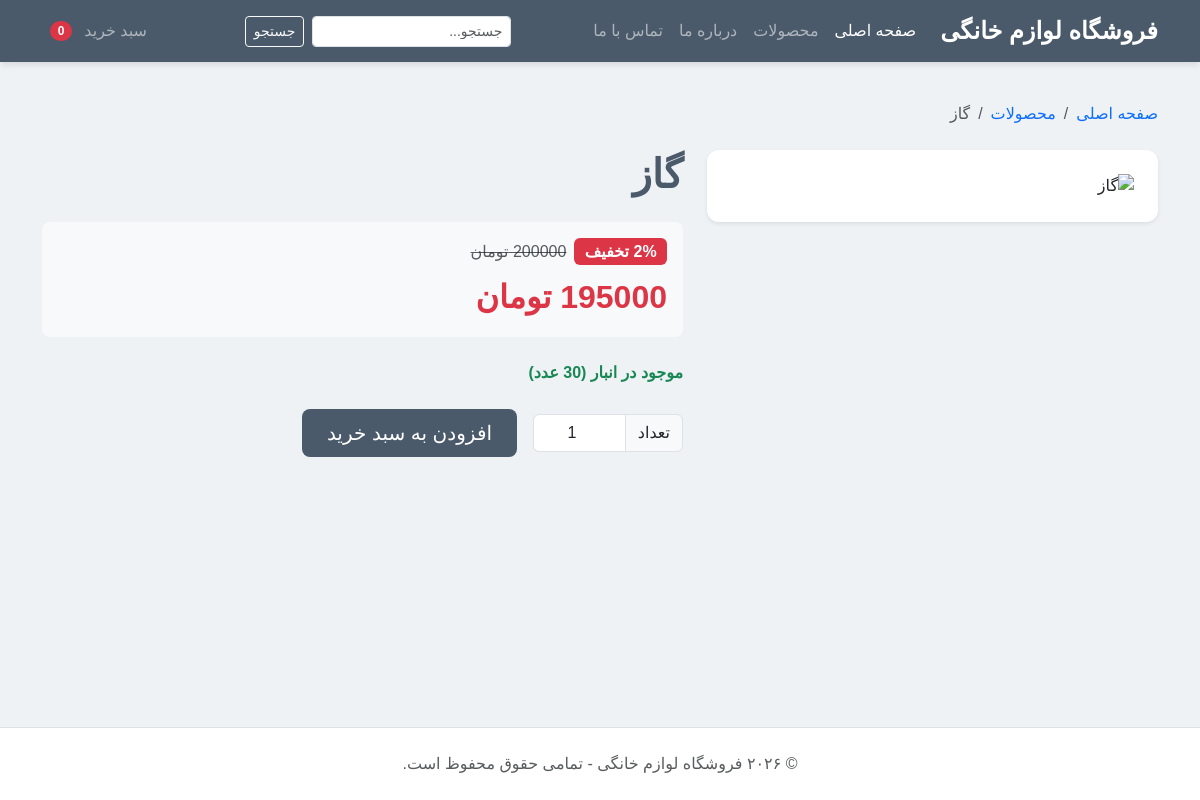
Page /gaz/ on the committed database.
### shop/models.py (models this page shows, shortened)
class Product(models.Model):
    name = models.CharField(max_length=200)
    slug = models.SlugField(max_length=200, unique=True)
    image = CloudinaryField('image', blank=True, null=True)
    description = models.TextField(blank=True)
    price = models.DecimalField(
        max_digits=10,
        decimal_places=2,
        validators=[MinValueValidator(0)]
    )
    discount_price = models.DecimalField(
        max_digits=10,
        decimal_places=2,
        blank=True,
        null=True
    )
    stock = models.PositiveIntegerField(default=0)
    available = models.BooleanField(default=True)
    created = models.DateTimeField(auto_now_add=True)
    updated = models.DateTimeField(auto_now=True)
    class Meta:
        ordering = ['-created']
    def get_discount_percent(self):
        if self.discount_price and self.price > 0:
            discount = self.price - self.discount_price
            percent = (discount / self.price) * 100
            return int(percent)
        return 0

### shop/views.py (the view)
# urls.py: path('<slug:slug>/', views.ProductDetailView.as_view(), name='product_detail'),
class ProductDetailView(DetailView):
    model = Product
    template_name = 'shop/product/detail.html'
    context_object_name = 'product'
    def get_queryset(self):
        return Product.objects.filter(available=True)

### shop/templates/shop/product/detail.html (shortened to what this page needs)
{% extends 'shop/base.html' %}
{% block content %}
    <nav aria-label="breadcrumb" class="mt-3 mb-4">
        <ol class="breadcrumb">
            <li class="breadcrumb-item"><a href="{% url 'shop:product_list' %}" class="text-decoration-none">صفحه اصلی</a></li>
            <li class="breadcrumb-item"><a href="{% url 'shop:product_list' %}" class="text-decoration-none">محصولات</a></li>
            <li class="breadcrumb-item active" aria-current="page">{{ product.name }}</li>
        </ol>
    </nav>
    <div class="row">
        <div class="col-md-5 mb-4">
            <div class="card border-0 shadow-sm" style="border-radius: 12px; overflow: hidden;">
                {% if product.image %}
                    <img src="{{ product.image.url }}" alt="{{ product.name }}" class="img-fluid w-100 p-4" style="object-fit: contain; max-height: 400px;">
                {% else %}
                    <div class="d-flex align-items-center justify-content-center bg-light" style="height: 400px;">
                        <span class="text-muted">بدون عکس</span>
                    </div>
                {% endif %}
            </div>
        </div>
        <div class="col-md-7">
            <h1 class="fw-bold mb-3" style="color: #4A5A6A;">{{ product.name }}</h1>
            <div class="bg-light p-3 rounded-3 mb-4">
                {% if product.discount_price %}
                    <div class="d-flex align-items-center mb-2">
                        <span class="badge bg-danger fs-6 me-2">{{ product.get_discount_percent }}% تخفیف</span>
                        <span class="text-muted text-decoration-line-through">
                            {{ product.price|floatformat:0 }} تومان
                        </span>
                    </div>
                    <div class="text-danger fw-bold fs-2">
                        {{ product.discount_price|floatformat:0 }} تومان
                    </div>
                {% else %}
                    <div class="text-dark fw-bold fs-2">
                        {{ product.price|floatformat:0 }} تومان
                    </div>
                {% endif %}
            </div>
            <div class="mb-4">
                {% if product.stock > 0 %}
                    <span class="text-success fw-bold">
                         موجود در انبار ({{ product.stock }} عدد)
                    </span>
                {% else %}
                    <span class="text-danger fw-bold">
                        <i class="bi bi-x-circle-fill"></i> اتمام موجودی
                    </span>
                {% endif %}
            </div>
            {% if product.stock > 0 %}
                <form action="{% url 'shop:cart_add' product.id %}" method="post" class="d-flex align-items-center gap-3">
                    <div class="input-group" style="max-width: 150px;">
                        <span class="input-group-text">تعداد</span>
                        <input type="number" name="quantity" value="1" min="1" max="{{ product.stock }}" class="form-control text-center">
                    </div>
                    <button type="submit" class="btn btn-lg text-white px-4" style="background-color: #4A5A6A; border-radius: 8px;">
                         افزودن به سبد خرید
                    </button>
                </form>
            {% else %}
                <button class="btn btn-secondary btn-lg w-100" disabled>اتمام موجودی</button>
            {% endif %}
        </div>
    </div>
{% endblock %}

### shop/templates/shop/base.html (style rules this page uses)
body { font-family: 'Vazirmatn', Tahoma, Arial, sans-serif; background-color: #eef2f5; display: flex; flex-direction: column; min-height: 100vh; }

### rows in the picture
Product: name "گاز", get_discount_percent "2", price "200000", discount_price "195000", stock "30"

### other values in the picture
{{ cart|length }} "0"
